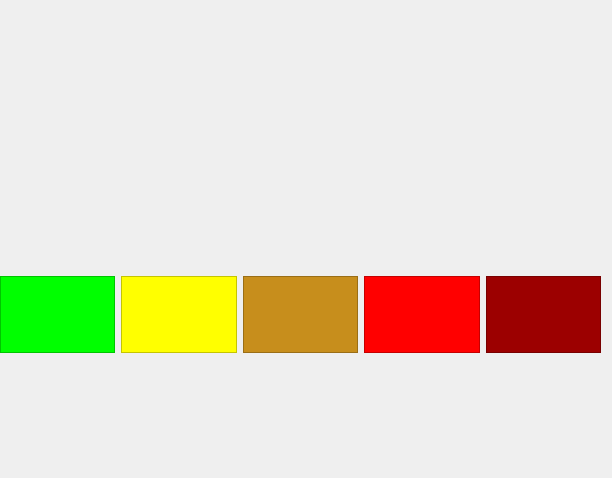
<?xml version="1.0" encoding="UTF-8"?>
<ui version="4.0">
 <class>Form</class>
 <widget class="QWidget" name="Form">
  <property name="geometry">
   <rect>
    <x>0</x>
    <y>0</y>
    <width>612</width>
    <height>478</height>
   </rect>
  </property>
  <property name="windowTitle">
   <string>Form</string>
  </property>
  <property name="styleSheet">
   <string notr="true"/>
  </property>
  <widget class="QWidget" name="horizontalLayoutWidget">
   <property name="geometry">
    <rect>
     <x>0</x>
     <y>276</y>
     <width>601</width>
     <height>77</height>
    </rect>
   </property>
   <layout class="QHBoxLayout" name="horizontalLayout">
    <item>
     <widget class="QColumnView" name="columnView_5">
      <property name="styleSheet">
       <string notr="true">background-color: rgb(0, 255, 0);</string>
      </property>
     </widget>
    </item>
    <item>
     <widget class="QColumnView" name="columnView_4">
      <property name="styleSheet">
       <string notr="true">background-color: rgb(255, 255, 0);</string>
      </property>
     </widget>
    </item>
    <item>
     <widget class="QColumnView" name="columnView_3">
      <property name="styleSheet">
       <string notr="true">background-color: rgb(199, 142, 28);</string>
      </property>
     </widget>
    </item>
    <item>
     <widget class="QColumnView" name="columnView_2">
      <property name="styleSheet">
       <string notr="true">background-color: rgb(255, 0, 0);</string>
      </property>
     </widget>
    </item>
    <item>
     <widget class="QColumnView" name="columnView">
      <property name="enabled">
       <bool>true</bool>
      </property>
      <property name="styleSheet">
       <string notr="true">background-color: rgb(156, 0, 0);</string>
      </property>
     </widget>
    </item>
   </layout>
  </widget>
 </widget>
 <resources/>
 <connections/>
</ui>
